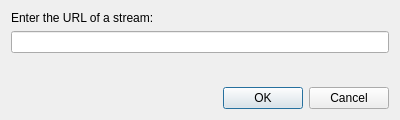
<?xml version="1.0" encoding="UTF-8"?>
<ui version="4.0">
 <class>AddStreamDialog</class>
 <widget class="QDialog" name="AddStreamDialog">
  <property name="geometry">
   <rect>
    <x>0</x>
    <y>0</y>
    <width>400</width>
    <height>120</height>
   </rect>
  </property>
  <property name="windowTitle">
   <string>Add Stream</string>
  </property>
  <property name="windowIcon">
   <iconset resource="../../data/icons.qrc">
    <normaloff>:/icons/48x48/document-open-remote.png</normaloff>:/icons/48x48/document-open-remote.png</iconset>
  </property>
  <layout class="QVBoxLayout" name="verticalLayout">
   <item>
    <widget class="QLabel" name="label">
     <property name="text">
      <string>Enter the URL of a stream:</string>
     </property>
    </widget>
   </item>
   <item>
    <widget class="QLineEdit" name="url"/>
   </item>
   <item>
    <spacer name="spacer_bottom">
     <property name="orientation">
      <enum>Qt::Vertical</enum>
     </property>
     <property name="sizeHint" stdset="0">
      <size>
       <width>0</width>
       <height>0</height>
      </size>
     </property>
    </spacer>
   </item>
   <item>
    <widget class="QDialogButtonBox" name="button_box">
     <property name="orientation">
      <enum>Qt::Horizontal</enum>
     </property>
     <property name="standardButtons">
      <set>QDialogButtonBox::Cancel|QDialogButtonBox::Ok</set>
     </property>
    </widget>
   </item>
  </layout>
 </widget>
 <tabstops>
  <tabstop>url</tabstop>
  <tabstop>button_box</tabstop>
 </tabstops>
 <resources>
  <include location="../../data/data.qrc"/>
  <include location="../../data/icons.qrc"/>
 </resources>
 <connections>
  <connection>
   <sender>button_box</sender>
   <signal>accepted()</signal>
   <receiver>AddStreamDialog</receiver>
   <slot>accept()</slot>
   <hints>
    <hint type="sourcelabel">
     <x>257</x>
     <y>158</y>
    </hint>
    <hint type="destinationlabel">
     <x>157</x>
     <y>167</y>
    </hint>
   </hints>
  </connection>
  <connection>
   <sender>button_box</sender>
   <signal>rejected()</signal>
   <receiver>AddStreamDialog</receiver>
   <slot>reject()</slot>
   <hints>
    <hint type="sourcelabel">
     <x>325</x>
     <y>158</y>
    </hint>
    <hint type="destinationlabel">
     <x>286</x>
     <y>167</y>
    </hint>
   </hints>
  </connection>
 </connections>
</ui>
